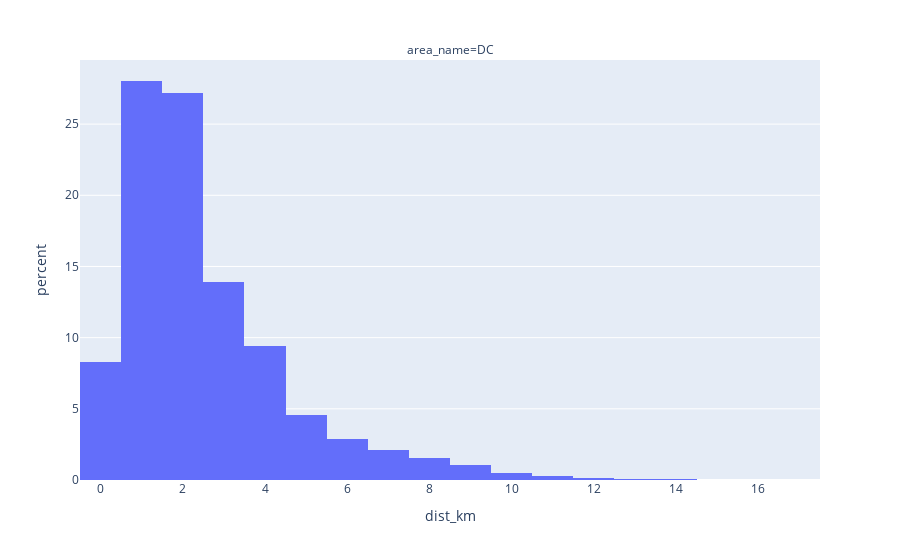

This figure's notebook cell:
### Code cell
dist_fig = px.histogram(
    df_distances,
    'dist_km',
    nbins=20,
    facet_col='area_name',
    histnorm='percent'
)
dist_fig

### Figure 1 — Plotly figure (JSON) as saved in the notebook; plotly's stock layout.template omitted (floating-point values rounded to 4 significant figures; data arrays with more than 128 entries replaced by an {"elided": "..."} marker saying what was removed)
{"data": [{"alignmentgroup": "True", "bingroup": "x", "histnorm": "percent", "hovertemplate": "area_name=DC<br>dist_km=%{x}<br>percent=%{y}<extra></extra>", "legendgroup": "", "marker": {"color": "#636efa", "pattern": {"shape": ""}}, "name": "", "nbinsx": 20, "offsetgroup": "", "orientation": "v", "showlegend": false, "x": {"elided": "8477 float values"}, "xaxis": "x", "yaxis": "y", "type": "histogram"}], "layout": {"xaxis": {"anchor": "y", "domain": [0.0, 1.0], "title": {"text": "dist_km"}}, "yaxis": {"anchor": "x", "domain": [0.0, 1.0], "title": {"text": "percent"}}, "annotations": [{"font": {}, "showarrow": false, "text": "area_name=DC", "x": 0.5, "xanchor": "center", "xref": "paper", "y": 1.0, "yanchor": "bottom", "yref": "paper"}], "legend": {"tracegroupgap": 0}, "margin": {"t": 60}, "barmode": "relative"}}
